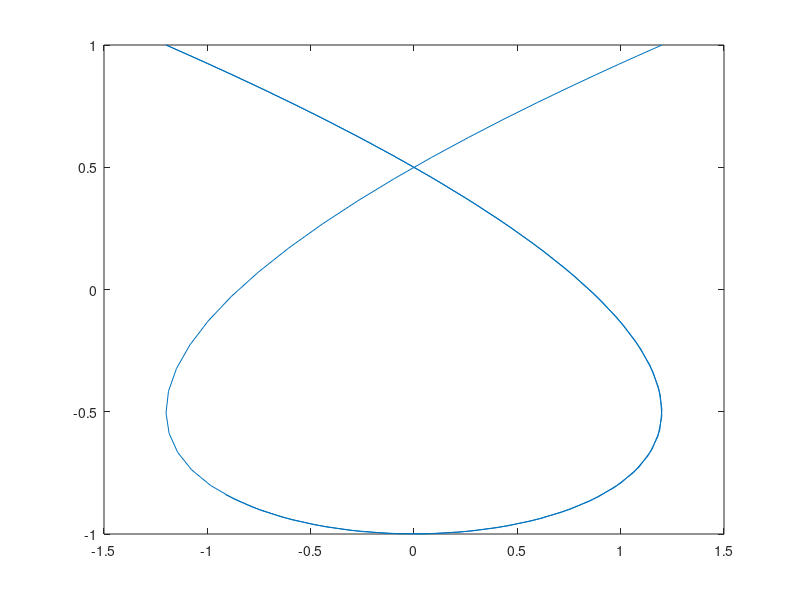

This figure's MATLAB source:
% Изображение кривой, заданной параметрически
% Задание амплитуд и частот
a1 = 1.2;
a2 = 1.0;
w1 = 1.5;
w2 = 1.0;
% Оператор задания вектора значений t
t = 0:0.1:10;
% Вычисление векторов x, y
x = a1 * cos(w1 * t);
y = a2 * cos(w2 * t);
% Построение графика y(x)
plot(x, y)